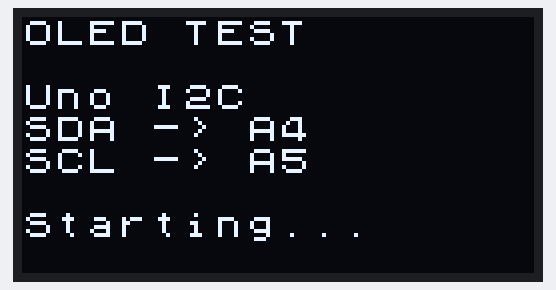
Recording of a sketch running on a simulated Arduino Uno, built with avr-gcc and run on an emulated ATmega328P. Shown: 128×64 one-colour display.

Above: at 0.3 s.
At 4.3 s:
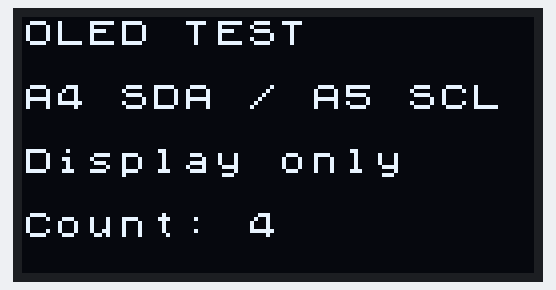
At 9.3 s:
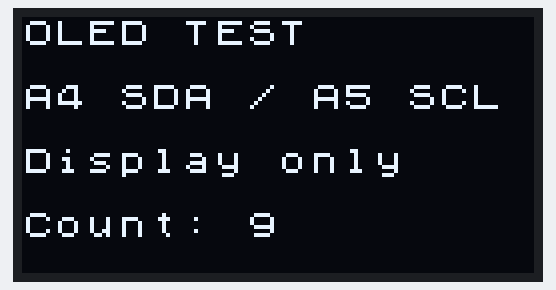
At 19.17 s:
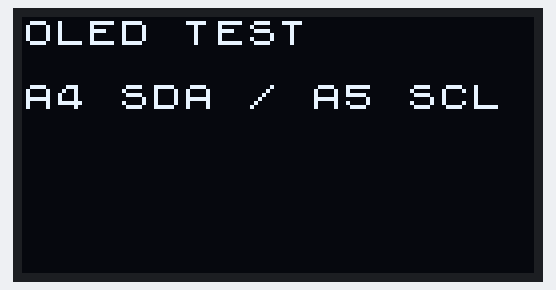
At 29.3 s:
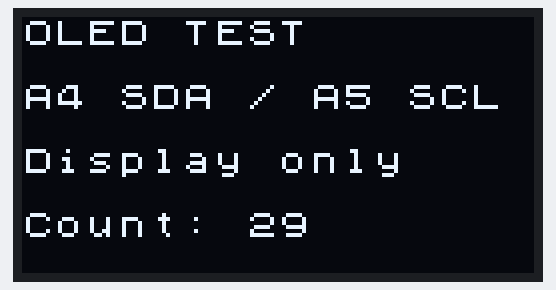
At 38.3 s:
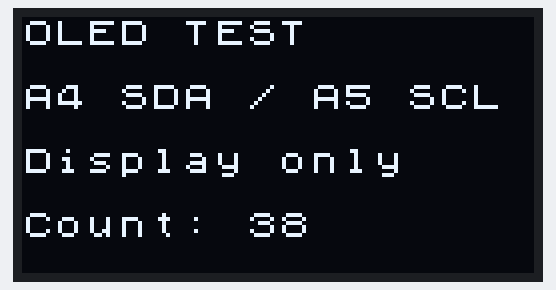

The sketch:

OLED_Display_Test.ino
```cpp
#include <Wire.h>
#include <U8x8lib.h>

U8X8_SH1106_128X64_NONAME_HW_I2C oled(U8X8_PIN_NONE);

unsigned long lastUpdate = 0;
int counter = 0;

void setup() {
  Wire.begin();
  oled.begin();
  oled.setFont(u8x8_font_chroma48medium8_r);
  oled.setPowerSave(0);

  oled.clearDisplay();
  oled.drawString(0, 0, "OLED TEST");
  oled.drawString(0, 2, "Uno I2C");
  oled.drawString(0, 3, "SDA -> A4");
  oled.drawString(0, 4, "SCL -> A5");
  oled.drawString(0, 6, "Starting...");
}

void loop() {
  oled.setPowerSave(0);

  if (millis() - lastUpdate < 1000) {
    return;
  }

  lastUpdate = millis();
  counter++;

  oled.clearDisplay();
  oled.drawString(0, 0, "OLED TEST");
  oled.drawString(0, 2, "A4 SDA / A5 SCL");
  oled.drawString(0, 4, "Display only");
  oled.setCursor(0, 6);
  oled.print("Count: ");
  oled.print(counter);
}
```

Measured:
- what the display in image 0 shows lasts 0.8 s, from 0.2 s to 1.0 s
